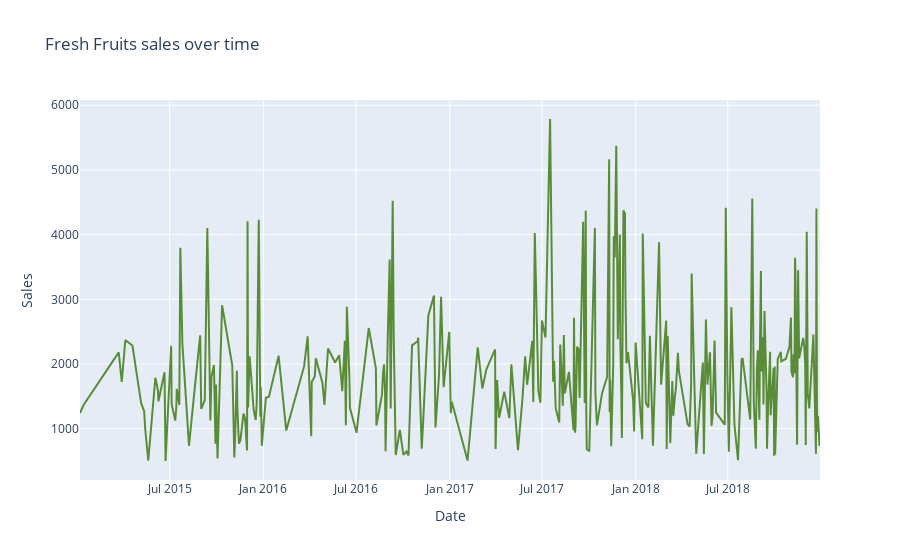

This figure's notebook cell:
### Code cell
FreshFruits_trace = go.Scatter(
                    x = df_AttaFlour.index,
                    y = df_AttaFlour.Sales,
                    mode = "lines",
                    name = "idk",
                    marker = dict(color = 'rgba(56, 117, 9, 0.8)'))
                   

                    
data1 = [FreshFruits_trace]
layout = dict(title = 'Fresh Fruits sales over time',
              xaxis= dict(title= 'Date',ticklen= 5,zeroline= False),
             yaxis =dict(title='Sales'))
fig = dict(data = data1, layout = layout)
iplot(fig)

### Figure 1 — Plotly figure (JSON) as saved in the notebook; plotly's stock layout.template omitted (floating-point values rounded to 4 significant figures; data arrays with more than 128 entries replaced by an {"elided": "..."} marker saying what was removed)
{"data": [{"marker": {"color": "rgba(56, 117, 9, 0.8)"}, "mode": "lines", "name": "idk", "type": "scatter", "x": {"elided": "286 str values"}, "y": {"elided": "286 int values"}}], "layout": {"title": {"text": "Fresh Fruits sales over time"}, "xaxis": {"ticklen": 5, "title": {"text": "Date"}, "zeroline": false}, "yaxis": {"title": {"text": "Sales"}}}}
